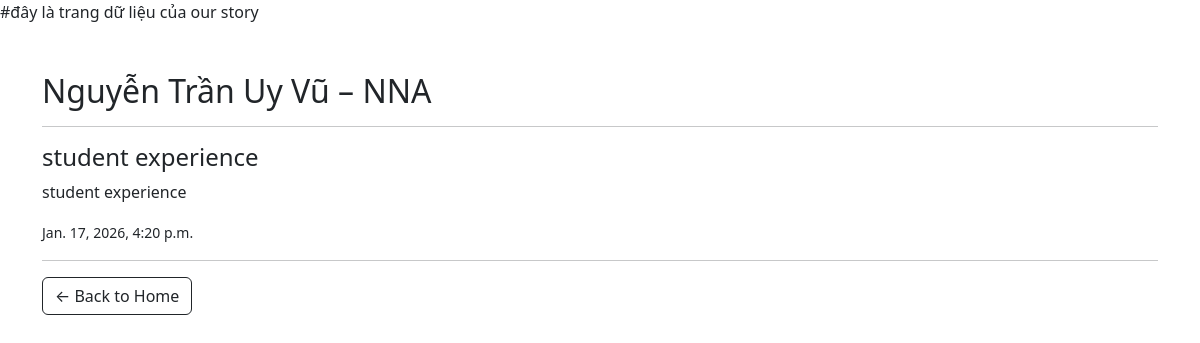
/experience/nguyen-tran-uy-vu/, run on the app's committed database.
### home/models.py (models this page shows, shortened)
class Member(models.Model):
    name = models.CharField(max_length=100)
    major = models.CharField(max_length=100)
    slug = models.SlugField(unique=True)

class Experience(models.Model):
    member = models.ForeignKey(Member, on_delete=models.CASCADE)
    title = models.CharField(max_length=200)
    content = models.TextField()
    created_at = models.DateTimeField(auto_now_add=True)

### home/views.py (the view)
# urls.py: path('experience/<slug:slug>/', views.experience_detail, name='experience'),
def experience_detail(request, slug):
    member = get_object_or_404(Member, slug=slug)
    experiences = Experience.objects.filter(member=member)
    return render(request, 'experience.html', {
        'member': member,
        'experiences': experiences,
    })

### templates/experience.html (shortened to what this page needs)
<!DOCTYPE html> #đây là trang dữ liệu của our story
<html>
<head>
    <link href="https://cdn.jsdelivr.net/npm/bootstrap@5.3.2/dist/css/bootstrap.min.css" rel="stylesheet">
</head>
<body>
<div class="container mt-5">
    <h2>{{ member.name }} – {{ member.major }}</h2>
    <hr>
    {% for e in experiences %}
        <h4>{{ e.title }}</h4>
        <p>{{ e.content }}</p>
        <small>{{ e.created_at }}</small>
        <hr>
    {% empty %}
        <p>No experience yet.</p>
    {% endfor %}
    <a href="/" class="btn btn-outline-dark">← Back to Home</a>
</div>
</body>
</html>

### data on the page
Member: name "Nguyễn Trần Uy Vũ", major "NNA"
Experience: title "student experience", content "student experience", created_at "Jan. 17, 2026, 4:20 p.m."
